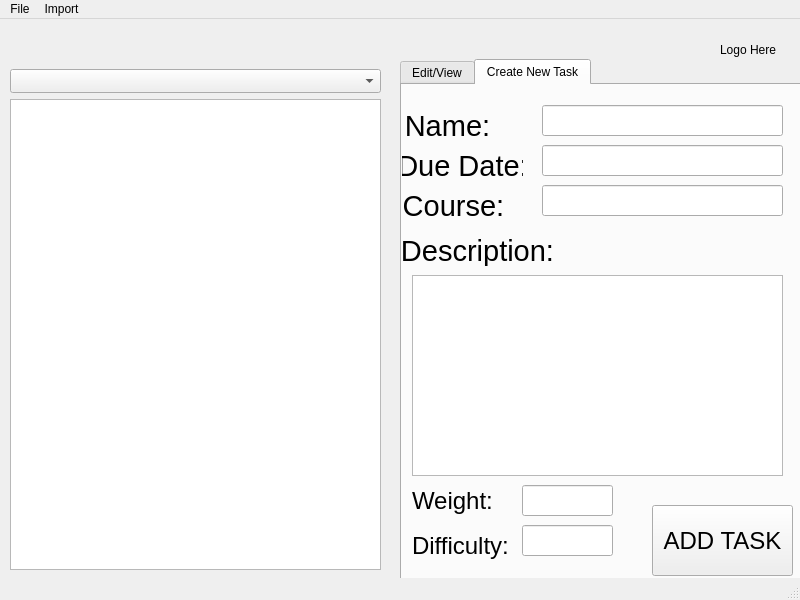
<?xml version="1.0" encoding="UTF-8"?>
<ui version="4.0">
 <class>Tasker</class>
 <widget class="QMainWindow" name="Tasker">
  <property name="geometry">
   <rect>
    <x>0</x>
    <y>0</y>
    <width>800</width>
    <height>600</height>
   </rect>
  </property>
  <property name="windowTitle">
   <string>Tasker</string>
  </property>
  <widget class="QWidget" name="centralwidget">
   <widget class="QTabWidget" name="tabWidget">
    <property name="geometry">
     <rect>
      <x>400</x>
      <y>40</y>
      <width>401</width>
      <height>521</height>
     </rect>
    </property>
    <property name="currentIndex">
     <number>1</number>
    </property>
    <widget class="QWidget" name="tab">
     <attribute name="title">
      <string>Edit/View</string>
     </attribute>
     <widget class="QLabel" name="label_2">
      <property name="geometry">
       <rect>
        <x>10</x>
        <y>70</y>
        <width>141</width>
        <height>31</height>
       </rect>
      </property>
      <property name="font">
       <font>
        <pointsize>22</pointsize>
        <bold>false</bold>
       </font>
      </property>
      <property name="text">
       <string>Due Date:</string>
      </property>
      <property name="alignment">
       <set>Qt::AlignCenter</set>
      </property>
     </widget>
     <widget class="QPushButton" name="pButton">
      <property name="geometry">
       <rect>
        <x>0</x>
        <y>450</y>
        <width>121</width>
        <height>31</height>
       </rect>
      </property>
      <property name="font">
       <font>
        <pointsize>14</pointsize>
        <bold>true</bold>
        <underline>true</underline>
       </font>
      </property>
      <property name="text">
       <string>DELETE TASK</string>
      </property>
     </widget>
     <widget class="QLabel" name="label_3">
      <property name="geometry">
       <rect>
        <x>20</x>
        <y>110</y>
        <width>111</width>
        <height>31</height>
       </rect>
      </property>
      <property name="font">
       <font>
        <pointsize>22</pointsize>
       </font>
      </property>
      <property name="text">
       <string>Course: </string>
      </property>
      <property name="alignment">
       <set>Qt::AlignCenter</set>
      </property>
     </widget>
     <widget class="QLabel" name="label_4">
      <property name="geometry">
       <rect>
        <x>0</x>
        <y>140</y>
        <width>171</width>
        <height>41</height>
       </rect>
      </property>
      <property name="font">
       <font>
        <pointsize>22</pointsize>
       </font>
      </property>
      <property name="text">
       <string>Description:</string>
      </property>
      <property name="alignment">
       <set>Qt::AlignCenter</set>
      </property>
     </widget>
     <widget class="QLabel" name="label_5">
      <property name="geometry">
       <rect>
        <x>0</x>
        <y>400</y>
        <width>91</width>
        <height>31</height>
       </rect>
      </property>
      <property name="font">
       <font>
        <pointsize>18</pointsize>
       </font>
      </property>
      <property name="text">
       <string>Weight: </string>
      </property>
     </widget>
     <widget class="QLabel" name="label_6">
      <property name="geometry">
       <rect>
        <x>170</x>
        <y>400</y>
        <width>101</width>
        <height>31</height>
       </rect>
      </property>
      <property name="font">
       <font>
        <pointsize>18</pointsize>
       </font>
      </property>
      <property name="text">
       <string>Difficulty:</string>
      </property>
     </widget>
     <widget class="QCheckBox" name="checkBox">
      <property name="geometry">
       <rect>
        <x>200</x>
        <y>20</y>
        <width>171</width>
        <height>41</height>
       </rect>
      </property>
      <property name="font">
       <font>
        <pointsize>18</pointsize>
       </font>
      </property>
      <property name="text">
       <string>Mark as Done</string>
      </property>
     </widget>
     <widget class="QPushButton" name="pushButton_2">
      <property name="geometry">
       <rect>
        <x>120</x>
        <y>450</y>
        <width>251</width>
        <height>31</height>
       </rect>
      </property>
      <property name="font">
       <font>
        <pointsize>18</pointsize>
        <bold>false</bold>
        <underline>false</underline>
       </font>
      </property>
      <property name="text">
       <string>SUBMIT CHANGES</string>
      </property>
     </widget>
     <widget class="QLineEdit" name="lineEdit_4">
      <property name="geometry">
       <rect>
        <x>80</x>
        <y>400</y>
        <width>81</width>
        <height>31</height>
       </rect>
      </property>
      <property name="font">
       <font>
        <pointsize>16</pointsize>
       </font>
      </property>
      <property name="alignment">
       <set>Qt::AlignCenter</set>
      </property>
     </widget>
     <widget class="QLineEdit" name="lineEdit_5">
      <property name="geometry">
       <rect>
        <x>282</x>
        <y>400</y>
        <width>91</width>
        <height>31</height>
       </rect>
      </property>
      <property name="font">
       <font>
        <pointsize>16</pointsize>
       </font>
      </property>
      <property name="alignment">
       <set>Qt::AlignCenter</set>
      </property>
     </widget>
     <widget class="QLineEdit" name="lineEdit_6">
      <property name="geometry">
       <rect>
        <x>10</x>
        <y>10</y>
        <width>171</width>
        <height>51</height>
       </rect>
      </property>
      <property name="font">
       <font>
        <pointsize>20</pointsize>
       </font>
      </property>
      <property name="text">
       <string/>
      </property>
      <property name="alignment">
       <set>Qt::AlignCenter</set>
      </property>
     </widget>
     <widget class="QTextEdit" name="textEdit">
      <property name="geometry">
       <rect>
        <x>160</x>
        <y>70</y>
        <width>211</width>
        <height>31</height>
       </rect>
      </property>
     </widget>
     <widget class="QTextEdit" name="textEdit_2">
      <property name="geometry">
       <rect>
        <x>160</x>
        <y>110</y>
        <width>211</width>
        <height>31</height>
       </rect>
      </property>
     </widget>
     <widget class="QTextEdit" name="textEdit_3">
      <property name="geometry">
       <rect>
        <x>20</x>
        <y>180</y>
        <width>351</width>
        <height>211</height>
       </rect>
      </property>
     </widget>
    </widget>
    <widget class="QWidget" name="tab_2">
     <attribute name="title">
      <string>Create New Task</string>
     </attribute>
     <widget class="QLineEdit" name="newName">
      <property name="geometry">
       <rect>
        <x>140</x>
        <y>20</y>
        <width>241</width>
        <height>31</height>
       </rect>
      </property>
      <property name="font">
       <font>
        <pointsize>20</pointsize>
       </font>
      </property>
      <property name="text">
       <string/>
      </property>
      <property name="alignment">
       <set>Qt::AlignCenter</set>
      </property>
     </widget>
     <widget class="QLabel" name="label_7">
      <property name="geometry">
       <rect>
        <x>-10</x>
        <y>20</y>
        <width>111</width>
        <height>41</height>
       </rect>
      </property>
      <property name="font">
       <font>
        <pointsize>22</pointsize>
        <bold>false</bold>
       </font>
      </property>
      <property name="text">
       <string>Name:</string>
      </property>
      <property name="alignment">
       <set>Qt::AlignCenter</set>
      </property>
     </widget>
     <widget class="QLabel" name="label_9">
      <property name="geometry">
       <rect>
        <x>0</x>
        <y>100</y>
        <width>111</width>
        <height>41</height>
       </rect>
      </property>
      <property name="font">
       <font>
        <pointsize>22</pointsize>
       </font>
      </property>
      <property name="text">
       <string>Course: </string>
      </property>
      <property name="alignment">
       <set>Qt::AlignCenter</set>
      </property>
     </widget>
     <widget class="QLineEdit" name="newDueDate">
      <property name="geometry">
       <rect>
        <x>140</x>
        <y>60</y>
        <width>241</width>
        <height>31</height>
       </rect>
      </property>
      <property name="font">
       <font>
        <pointsize>20</pointsize>
       </font>
      </property>
      <property name="text">
       <string/>
      </property>
      <property name="alignment">
       <set>Qt::AlignCenter</set>
      </property>
     </widget>
     <widget class="QLineEdit" name="lineEdit_16">
      <property name="geometry">
       <rect>
        <x>140</x>
        <y>100</y>
        <width>241</width>
        <height>31</height>
       </rect>
      </property>
      <property name="font">
       <font>
        <pointsize>20</pointsize>
       </font>
      </property>
      <property name="text">
       <string/>
      </property>
      <property name="alignment">
       <set>Qt::AlignCenter</set>
      </property>
     </widget>
     <widget class="QLabel" name="label_18">
      <property name="geometry">
       <rect>
        <x>-40</x>
        <y>150</y>
        <width>231</width>
        <height>31</height>
       </rect>
      </property>
      <property name="font">
       <font>
        <pointsize>22</pointsize>
        <bold>false</bold>
       </font>
      </property>
      <property name="text">
       <string>Description:</string>
      </property>
      <property name="alignment">
       <set>Qt::AlignCenter</set>
      </property>
     </widget>
     <widget class="QLabel" name="label_19">
      <property name="geometry">
       <rect>
        <x>10</x>
        <y>400</y>
        <width>101</width>
        <height>31</height>
       </rect>
      </property>
      <property name="font">
       <font>
        <pointsize>18</pointsize>
       </font>
      </property>
      <property name="text">
       <string>Weight: </string>
      </property>
     </widget>
     <widget class="QLabel" name="label_20">
      <property name="geometry">
       <rect>
        <x>10</x>
        <y>440</y>
        <width>101</width>
        <height>41</height>
       </rect>
      </property>
      <property name="font">
       <font>
        <pointsize>18</pointsize>
       </font>
      </property>
      <property name="text">
       <string>Difficulty:</string>
      </property>
     </widget>
     <widget class="QLineEdit" name="lineEdit_17">
      <property name="geometry">
       <rect>
        <x>120</x>
        <y>400</y>
        <width>91</width>
        <height>31</height>
       </rect>
      </property>
      <property name="font">
       <font>
        <pointsize>16</pointsize>
       </font>
      </property>
      <property name="alignment">
       <set>Qt::AlignCenter</set>
      </property>
     </widget>
     <widget class="QLineEdit" name="lineEdit_18">
      <property name="geometry">
       <rect>
        <x>120</x>
        <y>440</y>
        <width>91</width>
        <height>31</height>
       </rect>
      </property>
      <property name="font">
       <font>
        <pointsize>16</pointsize>
       </font>
      </property>
      <property name="alignment">
       <set>Qt::AlignCenter</set>
      </property>
     </widget>
     <widget class="QPushButton" name="addTask">
      <property name="geometry">
       <rect>
        <x>250</x>
        <y>420</y>
        <width>141</width>
        <height>71</height>
       </rect>
      </property>
      <property name="font">
       <font>
        <pointsize>18</pointsize>
        <bold>false</bold>
        <underline>false</underline>
       </font>
      </property>
      <property name="text">
       <string>ADD TASK</string>
      </property>
     </widget>
     <widget class="QLabel" name="label_8">
      <property name="geometry">
       <rect>
        <x>0</x>
        <y>60</y>
        <width>121</width>
        <height>41</height>
       </rect>
      </property>
      <property name="font">
       <font>
        <pointsize>22</pointsize>
        <bold>false</bold>
       </font>
      </property>
      <property name="text">
       <string>Due Date:</string>
      </property>
      <property name="alignment">
       <set>Qt::AlignCenter</set>
      </property>
     </widget>
     <widget class="QTextEdit" name="newDesc">
      <property name="geometry">
       <rect>
        <x>10</x>
        <y>190</y>
        <width>371</width>
        <height>201</height>
       </rect>
      </property>
     </widget>
    </widget>
   </widget>
   <widget class="QLabel" name="label">
    <property name="geometry">
     <rect>
      <x>30</x>
      <y>10</y>
      <width>37</width>
      <height>12</height>
     </rect>
    </property>
    <property name="text">
     <string/>
    </property>
   </widget>
   <widget class="QLabel" name="label_logo">
    <property name="geometry">
     <rect>
      <x>720</x>
      <y>0</y>
      <width>71</width>
      <height>61</height>
     </rect>
    </property>
    <property name="text">
     <string>Logo Here</string>
    </property>
   </widget>
   <widget class="QComboBox" name="comboBox">
    <property name="geometry">
     <rect>
      <x>10</x>
      <y>50</y>
      <width>371</width>
      <height>24</height>
     </rect>
    </property>
   </widget>
   <widget class="QListView" name="listView">
    <property name="geometry">
     <rect>
      <x>10</x>
      <y>80</y>
      <width>371</width>
      <height>471</height>
     </rect>
    </property>
   </widget>
  </widget>
  <widget class="QMenuBar" name="menubar">
   <property name="geometry">
    <rect>
     <x>0</x>
     <y>0</y>
     <width>800</width>
     <height>21</height>
    </rect>
   </property>
   <widget class="QMenu" name="menuFile">
    <property name="title">
     <string>File</string>
    </property>
    <addaction name="actionSave_Tasks"/>
    <addaction name="actionExit_And_Save"/>
    <addaction name="actionExit_Without_Saving"/>
   </widget>
   <widget class="QMenu" name="menuImport">
    <property name="title">
     <string>Import</string>
    </property>
    <addaction name="actionImport_ics_File"/>
   </widget>
   <addaction name="menuFile"/>
   <addaction name="menuImport"/>
  </widget>
  <widget class="QStatusBar" name="statusbar"/>
  <action name="actionSave_Tasks">
   <property name="text">
    <string>Save Tasks</string>
   </property>
  </action>
  <action name="actionExit_And_Save">
   <property name="text">
    <string>Exit And Save</string>
   </property>
  </action>
  <action name="actionExit_Without_Saving">
   <property name="text">
    <string>Exit Without Saving</string>
   </property>
  </action>
  <action name="actionImport_ics_File">
   <property name="text">
    <string>Import .ics File</string>
   </property>
  </action>
 </widget>
 <resources/>
 <connections/>
</ui>
